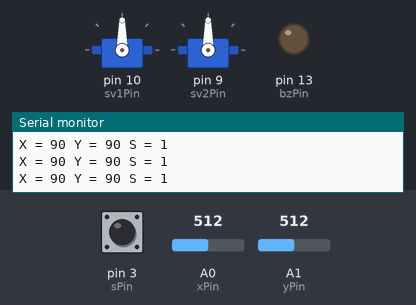
This sketch was run on a simulated Arduino Uno, built with avr-gcc and run on an emulated ATmega328P. On the bench: 2 × servo, output pins drawn as LEDs (lit = HIGH), the last lines printed to the serial monitor. The test bench sets the inputs (shaded band); at power-on: pin 3 (sPin) HIGH, A0 (xPin) = 512, A1 (yPin) = 512.

Above: at 1.2 s.
1.3 s: pin 3 (sPin) pulled LOW for 1 s
At 1.45 s:
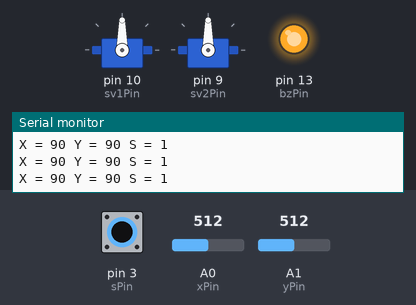
4.3 s: A0 (xPin) set to 61
At 4.8 s:
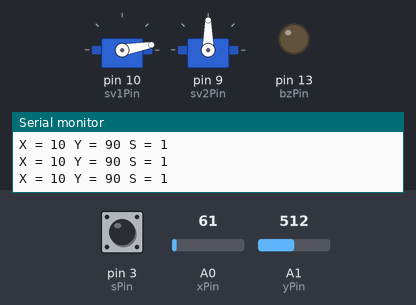
5.8 s: A0 (xPin) set to 53
At 6.1 s:
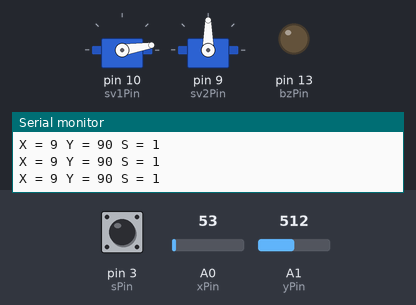
8.8 s: A1 (yPin) set to 62
At 9.4 s:
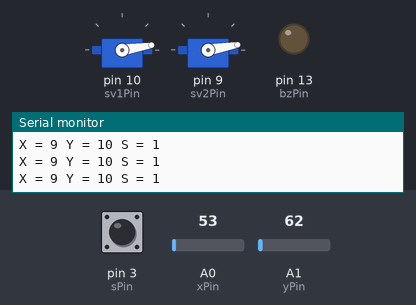
10.3 s: A1 (yPin) set to 53
At 11.7 s:
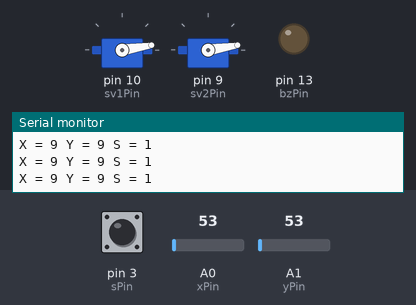
13.3 s: pin 3 (sPin) pulled LOW for 0.15 s
At 13.45 s:
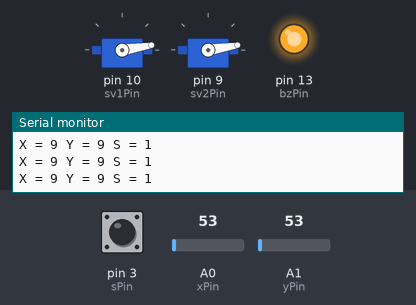
Timing chart, 0 to 16.1 s (numbered marks = the images above; inputs shaded):
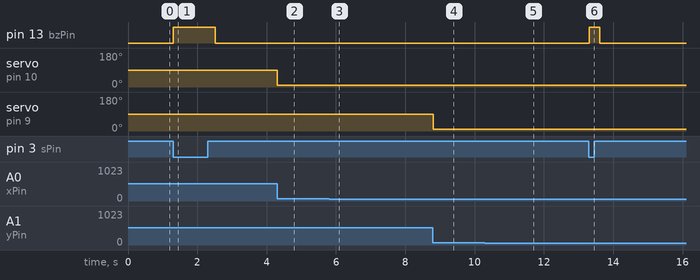

The sketch:

JoyStickServo.ino
```cpp
#include <Servo.h>
Servo sv1, sv2;
int xPin = A0, yPin = A1, sPin = 3, sv1Pin = 10, sv2Pin = 9, bzPin = 13;
int xVal,yVal;
bool sVal;
void setup() {
  // put your setup code here, to run once:
  Serial.begin(9600);
  pinMode(xPin,INPUT);
  pinMode(yPin,INPUT);
  pinMode(sPin,INPUT);
  pinMode(sv1Pin,OUTPUT);
  pinMode(sv2Pin,OUTPUT);
  pinMode(bzPin,OUTPUT);
  digitalWrite(sPin,HIGH);
  sv1.attach(sv1Pin);
  sv2.attach(sv2Pin);
}

void loop() {
  // put your main code here, to run repeatedly:
  xVal = analogRead(xPin) * (180./1023.);
  yVal = analogRead(yPin) * (180./1023.);
  sVal = digitalRead(sPin);

  sv1.write(xVal);
  sv2.write(yVal);

  if (sVal == 0){
    digitalWrite(bzPin,HIGH);
    delay(300);
    digitalWrite(bzPin,LOW);
  }
  Serial.print("X = ");
  Serial.print(xVal);
  Serial.print(" Y = ");
  Serial.print(yVal);
  Serial.print(" S = ");
  Serial.println(sVal);

}
```

Measured:
- after the input at 1.3 s, pin 13 (bzPin): LOW → HIGH at once, → LOW 1.2 s later
- after the input at 4.3 s, servo on pin 10 (sv1Pin): 90° → 10° at once
- after the input at 5.8 s, servo on pin 10 (sv1Pin): 10° → 9° at once
- after the input at 8.8 s, servo on pin 9 (sv2Pin): 90° → 10° at once
- after the input at 10.3 s, servo on pin 9 (sv2Pin): 10° → 9° at once
- after the input at 13.3 s, pin 13 (bzPin): LOW → HIGH at once, → LOW 0.30 s later
